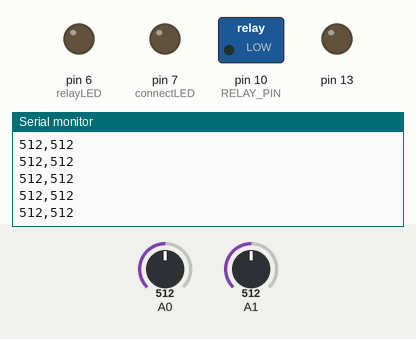
Recording of a sketch running on a simulated Arduino Uno, built with avr-gcc and run on an emulated ATmega328P. On the bench: switched loads named in the sketch (green lamp = pin HIGH), output pins drawn as LEDs (lit = HIGH), the last lines printed to the serial monitor. The test bench sets the inputs (shaded band); at power-on: A0 = 512, A1 = 512.

Above: at 1.2 s.
1.3 s: A0 set to 992
2.8 s: A0 set to 1011
At 3.9 s:
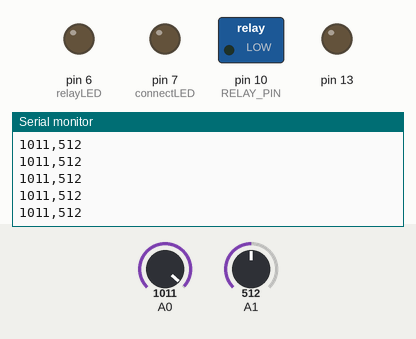
4.3 s: A1 set to 106
5.8 s: A1 set to 92
At 6.7 s:
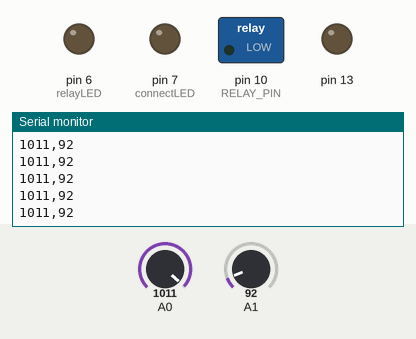
Timing chart, 0 to 8.8 s (numbered marks = the images above; inputs shaded):
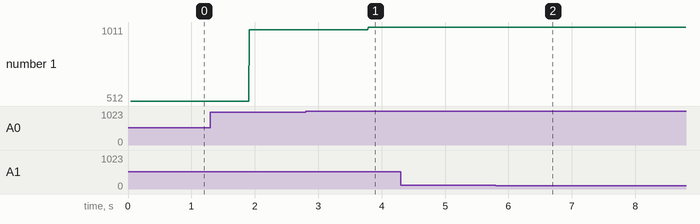

The sketch:

currentMeasure.ino
```cpp
//#include <SoftwareSerial.h>
//#define DEBUG true
//#include <stdio.h>  /* snprintf */
//
//#include <MemoryFree.h>
//#include <math.h>

//#define CIPSTART "AT+CIPSTART=\"TCP\",\"preelabs.com\",80\r\n"
//SoftwareSerial esp(2, 3);


#define CURRENT_SENSOR
#define RELAY_PIN 10

float currentRMS;

short relayState = 0;


short manualPin = 8;

short connectLED = 7;
short relayLED = 6;


/*    current sensor variables  */
//const int currentPin = A0;      // ACS712 pin to Arduino A4 port
//const unsigned long sampleTime = 100000UL;                           // sample over 100ms, it is an exact number of cycles for both 50Hz and 60Hz mains
//const unsigned long numSamples = 250UL;                               // choose the number of samples to divide sampleTime exactly, but low enough for the ADC to keep up
//const unsigned long sampleInterval = sampleTime/numSamples;  // the sampling interval, must be longer than then ADC conversion time
//
//short adc_zero;

//const int sampleCount = 100;
int counter[400];
int currents[200];
int voltages[200];

void setup() {

    Serial.begin(9600);
//    esp.begin(9600);
    pinMode(13,OUTPUT);
    pinMode(connectLED,OUTPUT);
    pinMode(relayLED,OUTPUT);
    digitalWrite(relayLED, LOW);
    pinMode(manualPin,INPUT_PULLUP);
    //pinMode(
    pinMode(RELAY_PIN, OUTPUT);
    digitalWrite(RELAY_PIN, LOW);
    Serial.println("start");

}

void loop() {
//   currentRMS =  roundf(readCurrent(currentPin)*100) / 100;
 // Serial.print("c = ");
//  Serial.println(currentRMS);
//  Serial.print("v = ");
//Serial.println("hey");
  //getVoltages();
  //getCurrent();
   getBoth();
  //printVoltages();
  //printCounter();
  printBoth();
//getFreq();
 // delay(1000);


}
void getBoth()
{
  int count1 = 0;
  while(count1 <= 199)
  {
  //  Serial.println("boom");
    currents[count1] = analogRead(A0);
    voltages[count1] = analogRead(A1);
    count1++;
  }
}
void getCurrent()
{
  int count1 = 0;
  while(count1 <= 399)
  {
  //  Serial.println("boom");
    counter[count1] = analogRead(A0);
    count1++;
  }
}
void printCounter()
{
  int count1 = 0;
  while(count1 <= 399)
  {
   // Serial.println("bang");
    Serial.println(counter[count1]);
    count1++;
  }
}
void printBoth()
{
  int count1 = 0;
  int buff;
  while(count1 <= 199)
  {
   // Serial.println("bang");
   buff = currents[count1];

    //Serial.print(currents[count1]);
    Serial.print(buff);
    Serial.print(",");
    buff = voltages[count1];
    Serial.println(buff);
   // Serial.println("4");
    //Serial.println(voltages[count1]);

    count1++;
  }
}
void getVoltages()
{
  int count1 = 0;
  while(count1 <= 399)
  {
  //  Serial.println("boom");
    counter[count1] = analogRead(A1);
    count1++;
  }
}

void getFreq()
{
  int state = 0;
  unsigned long endTime;
  unsigned long startTime;
  while(state != 10)
  {
    int rVoltage = analogRead(A1);
    if(rVoltage == 0)              //looks for the first 0 to cancel first incomplete pulse
    {
     //startTime = micros();
     state = 1;
    }
    while(state == 1)             //looks for rising edge of first pulse
    {
      rVoltage = analogRead(A1);
      if(rVoltage > 5)
      state = 2;
    }
     while( state == 2)          //looks for first 0 after pulse to start clock
     {
        rVoltage = analogRead(A1);
        if(rVoltage == 0)
        {
          startTime = micros();
          state = 3;
        }
     }
     while(state == 3)         //looks for first rising edge after pulse to be measured
      {
        rVoltage = analogRead(A1);
        if(rVoltage > 5)
          {
            //endTime = micros();
            state = 4;
          }
      }
      while(state == 4)       //looks for second 0 to take period
      {
        rVoltage = analogRead(A1);
        if(rVoltage == 0)
          {
            endTime = micros();
            state = 5;
          }
      }
      while(state == 5)
      {
       float period = endTime - startTime;
       float freq = 1/period;
       freq = freq*1000000;
       Serial.print("period: ");
       Serial.println(period);
       Serial.print("freq: ");
       Serial.println(freq);
       state = 10;
      }
    }
}
//void getRawData(void)
//{
//      currentRMS =  roundf(readCurrent(currentPin)*100) / 100;
//    // float currentRMS = roundf(readCurrent(currentPin)*100) / 100;
//     //currentRMS = roundf(readCurrent(currentPin)*100) / 100;
//    // currentRMS = 11.04;
////-     delay(150);
////-     Serial.print("Current = ");
////-     Serial.println(currentRMS);
//
////-     char bufferO[5];
//
//
//     //snprintf(bufferO, 5, "%f", currentRMS);
//    // sprintf(c,"%f", currentRMS);
////-     ftoa(currentRMS, c, 2);
//    // c = bufferO;
//     //memcpy(c, bufferO, sizeof(c));
////-     Serial.print("c = ");
////-     Serial.println(c);
//
//
//     //return currentRMS;
//
//
//}
//int determineVQ(int PIN)
//{
//  Serial.print("estimating avg. quiscent voltage:");
//  long VQ = 0;
//  //read 5000 samples to stabilise value
//  for (int i=0; i<5000; i++) {
//    VQ += analogRead(PIN);
//    delay(1);//depends on sampling (on filter capacitor), can be 1/80000 (80kHz) max.
//  }
//  VQ /= 5000;
//  Serial.print(map(VQ, 0, 1023, 0, 5000));Serial.println(" mV");
//  return int(VQ);
//}
//
//float readCurrent(int PIN)
//{
//  //short adc_zero;
//  unsigned long currentAcc = 0;
//  unsigned int count = 0;
//  unsigned long prevMicros = micros() - sampleInterval ;
//  while (count < numSamples)
//  {
//    if (micros() - prevMicros >= sampleInterval)
//    {
//      long adc_raw = analogRead(currentPin) - adc_zero;
//      currentAcc += (unsigned long)(adc_raw * adc_raw);
//      ++count;
//      prevMicros += sampleInterval;
//    }
//  }
//  float rms = sqrt((float)currentAcc/(float)numSamples) * (50 / 1024.0);   //'50' come from 5v/X=0.1v/1A of ACS712 0.1v per Amp spec on 20A version
//  return rms;
//  //Serial.println(rms);
//}
//float readVoltage(int PIN)
//{
//  //short adc_zero;
//  unsigned long voltageAcc = 0;
//  unsigned int count = 0;
//  unsigned long prevMicros = micros() - sampleInterval ;
//  while (count < numSamples)
//  {
//    if (micros() - prevMicros >= sampleInterval)
//    {
//      long adc_raw = analogRead(currentPin) - adc_zero;
//      voltageAcc += (unsigned long)(adc_raw * adc_raw);
//      ++count;
//      prevMicros += sampleInterval;
//    }
//  }
//  float rms = sqrt((float)voltageAcc/(float)numSamples) * (50 / 1024.0);   //'50' come from 5v/X=0.1v/1A of ACS712 0.1v per Amp spec on 20A version
//  return rms;
//  //Serial.println(rms);
//}
```

Measured:
- after the input at 2.8 s, the serial monitor: prints a new line after 0.99 s (image 1)
- after the input at 5.8 s, the serial monitor: prints a new line after 0.07 s (image 2)
- plotted number 1: 512 → 992 after the input at 1.3 s, 992 → 1011 after the input at 2.8 s
